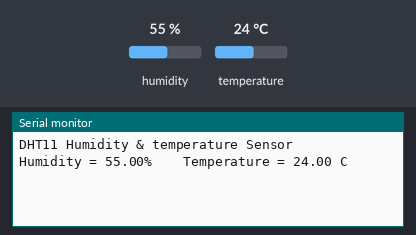
The sketch below on a simulated Arduino Uno, built with avr-gcc and run on an emulated ATmega328P. Shown: the last lines printed to the serial monitor. The test bench sets the inputs (shaded band); at power-on: humidity 55 %, temperature 24 °C.

Above: at 2.7 s.
2.8 s: humidity set to 22 %
At 7.4 s:
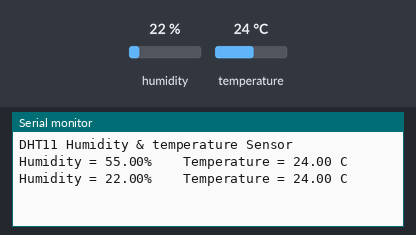
8.8 s: temperature set to 12 °C
At 12.1 s:
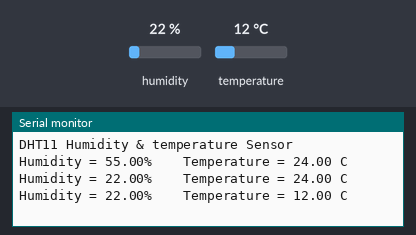
14.8 s: humidity set to 40 %
At 18.0 s:
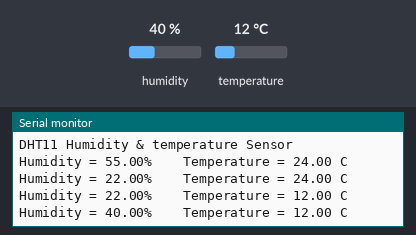
Timing chart, 0 to 19.5 s (numbered marks = the images above; inputs shaded):
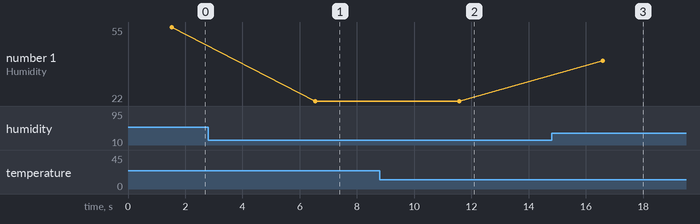

Measured:
- after the input at 2.8 s, the serial monitor: prints a new line after 3.7 s (image 1)
- after the input at 8.8 s, the serial monitor: prints a new line after 2.8 s (image 2)
- after the input at 14.8 s, the serial monitor: prints a new line after 1.8 s (image 3)
- plotted number 1: 55 → 22 after the input at 2.8 s, 22 → 40 after the input at 14.8 s

The sketch:

DHTtester_nrf52840_2.ino
```cpp
//#include <DHTesp.h>

#include <DHT.h>
#include <DHT_U.h>

/*
   DHT11 Temperature and Humidity Sensor With Arduino
   For more details, visit: https://techzeero.com/arduino-tutorials/dht11-with-arduino/
*/

#include <dht.h>

#define dht_pin A0     // Analog Pin A0 of Arduino is connected to DHT11 out pin

dht DHT;

void setup()
{
  Serial.begin(9600);
  delay(500);
  Serial.println("DHT11 Humidity & temperature Sensor\n\n");
  delay(1000);
}

void loop()
{
    DHT.read11(dht_pin);

    Serial.print("Humidity = ");
    Serial.print(DHT.humidity);
    Serial.print("%    ");
    Serial.print("Temperature = ");
    Serial.print(DHT.temperature);
    Serial.println(" C");

    delay(5000); //Reduce Time for Quick Reply
}
```
